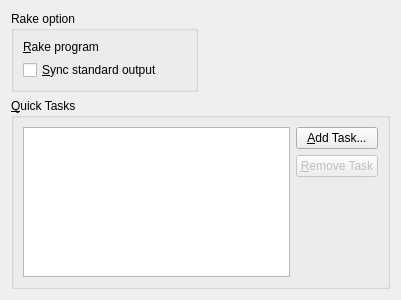
<?xml version="1.0" encoding="UTF-8"?>
<ui version="4.0">
 <class>Ruber::Rake::RakeConfigWidget</class>
 <widget class="QWidget" name="Ruber::Rake::RakeConfigWidget">
  <property name="geometry">
   <rect>
    <x>0</x>
    <y>0</y>
    <width>401</width>
    <height>300</height>
   </rect>
  </property>
  <property name="sizePolicy">
   <sizepolicy hsizetype="Preferred" vsizetype="Preferred">
    <horstretch>0</horstretch>
    <verstretch>0</verstretch>
   </sizepolicy>
  </property>
  <property name="windowTitle">
   <string>Form</string>
  </property>
  <layout class="QGridLayout" name="gridLayout_2">
   <item row="1" column="0" colspan="2">
    <widget class="QGroupBox" name="groupBox">
     <property name="sizePolicy">
      <sizepolicy hsizetype="Expanding" vsizetype="Expanding">
       <horstretch>0</horstretch>
       <verstretch>0</verstretch>
      </sizepolicy>
     </property>
     <property name="title">
      <string>&amp;Quick Tasks</string>
     </property>
     <layout class="QGridLayout" name="gridLayout">
      <item row="0" column="0" rowspan="3">
       <widget class="RakeQuickTasksView" name="_rake__quick_tasks">
        <property name="rootIsDecorated">
         <bool>false</bool>
        </property>
        <property name="allColumnsShowFocus">
         <bool>true</bool>
        </property>
        <property name="store" stdset="0">
         <string>$store_quick_tasks</string>
        </property>
        <property name="read" stdset="0">
         <string>$read_quick_tasks</string>
        </property>
        <property name="signal" stdset="0">
         <string>tasks_changed()</string>
        </property>
       </widget>
      </item>
      <item row="0" column="1">
       <widget class="QPushButton" name="add_task">
        <property name="text">
         <string>&amp;Add Task...</string>
        </property>
       </widget>
      </item>
      <item row="1" column="1">
       <widget class="QPushButton" name="remove_task">
        <property name="enabled">
         <bool>false</bool>
        </property>
        <property name="text">
         <string>&amp;Remove Task</string>
        </property>
       </widget>
      </item>
     </layout>
    </widget>
   </item>
   <item row="0" column="0">
    <widget class="QGroupBox" name="groupBox_2">
     <property name="title">
      <string>Rake option</string>
     </property>
     <layout class="QVBoxLayout" name="verticalLayout">
      <item>
       <layout class="QHBoxLayout" name="horizontalLayout">
        <item>
         <widget class="QLabel" name="label">
          <property name="text">
           <string>&amp;Rake program</string>
          </property>
          <property name="buddy">
           <cstring>_rake__rake</cstring>
          </property>
         </widget>
        </item>
        <item>
         <widget class="KUrlRequester" name="_rake__rake"/>
        </item>
       </layout>
      </item>
      <item>
       <widget class="QCheckBox" name="_rake__sync_stdout">
        <property name="text">
         <string>&amp;Sync standard output</string>
        </property>
       </widget>
      </item>
     </layout>
    </widget>
   </item>
  </layout>
 </widget>
 <customwidgets>
  <customwidget>
   <class>KUrlRequester</class>
   <extends>QFrame</extends>
   <header>kurlrequester.h</header>
  </customwidget>
  <customwidget>
   <class>RakeQuickTasksView</class>
   <extends>QTreeView</extends>
   <header>rakequicktasksview.h</header>
  </customwidget>
 </customwidgets>
 <resources/>
 <connections/>
</ui>
